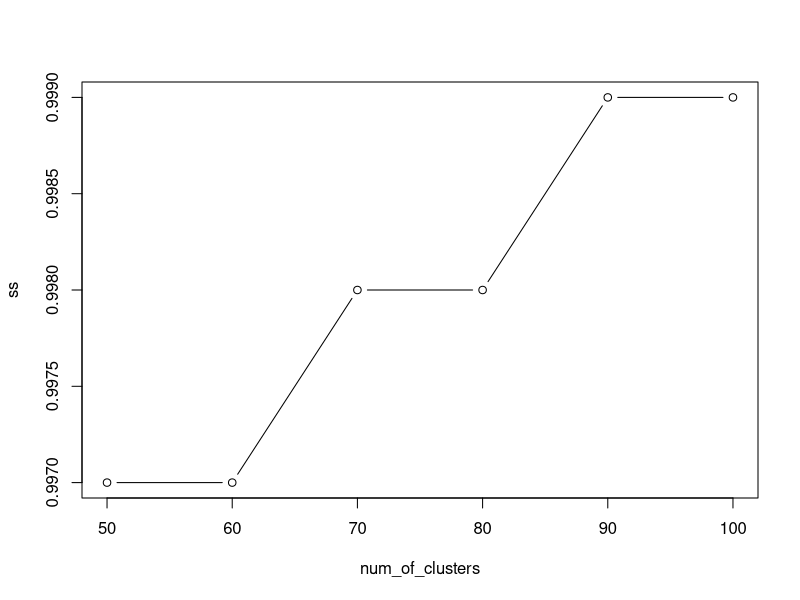

The R script that drew this image:
num_of_clusters <- c(50,60,70,80,90,100)
ss <- c(0.997,0.997,0.998,0.998,0.999,0.999)
plot(num_of_clusters,ss,type = "b")

#50
